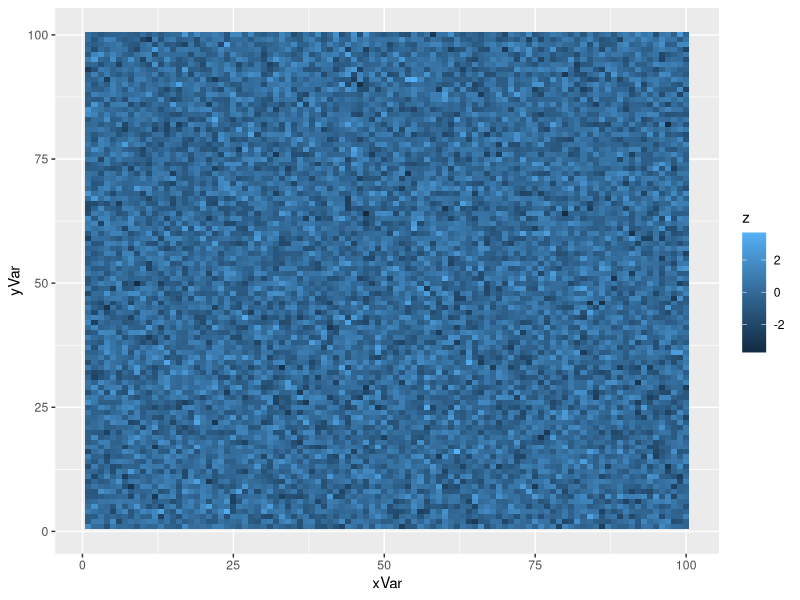
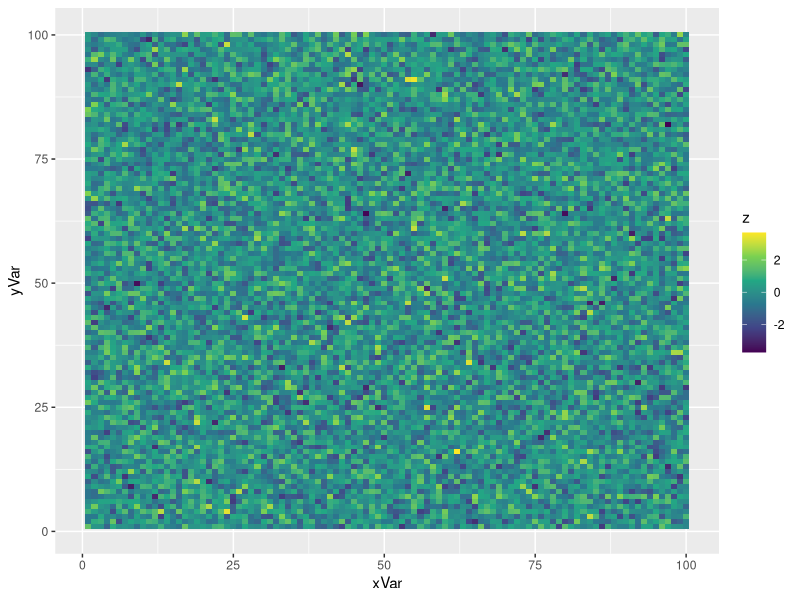
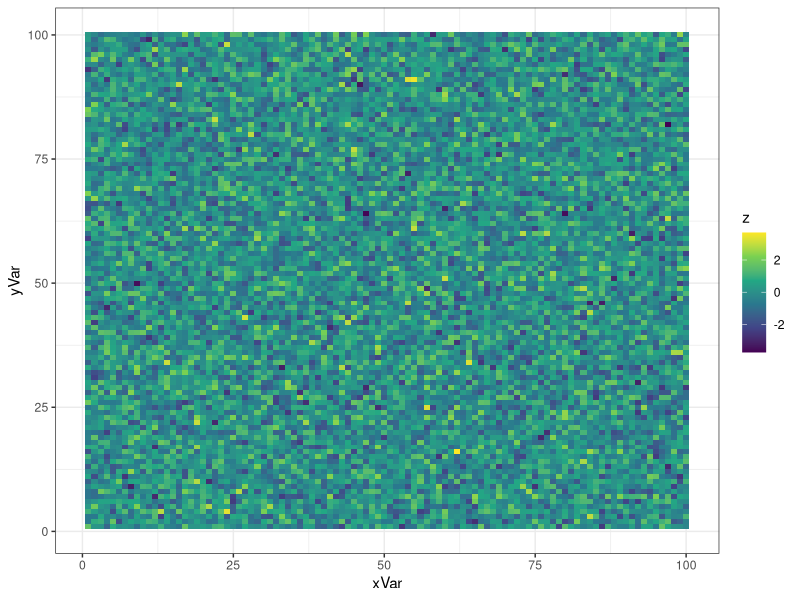
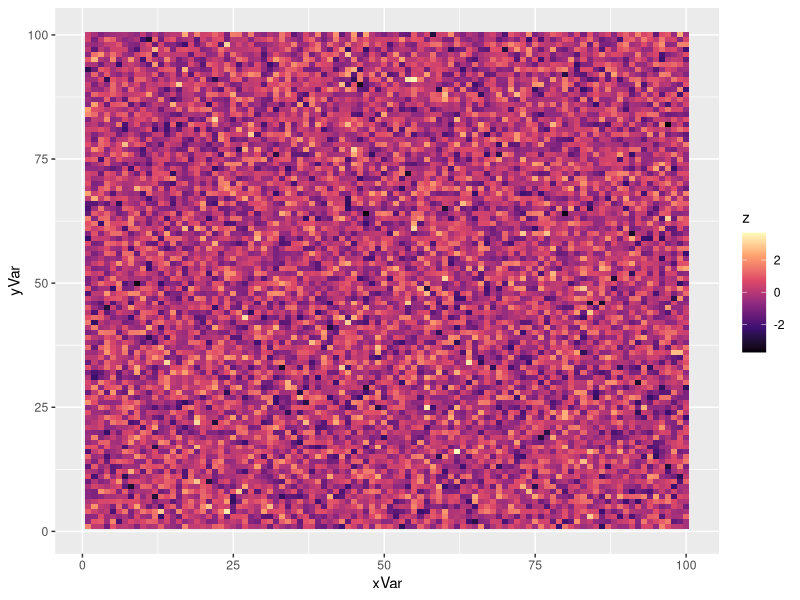
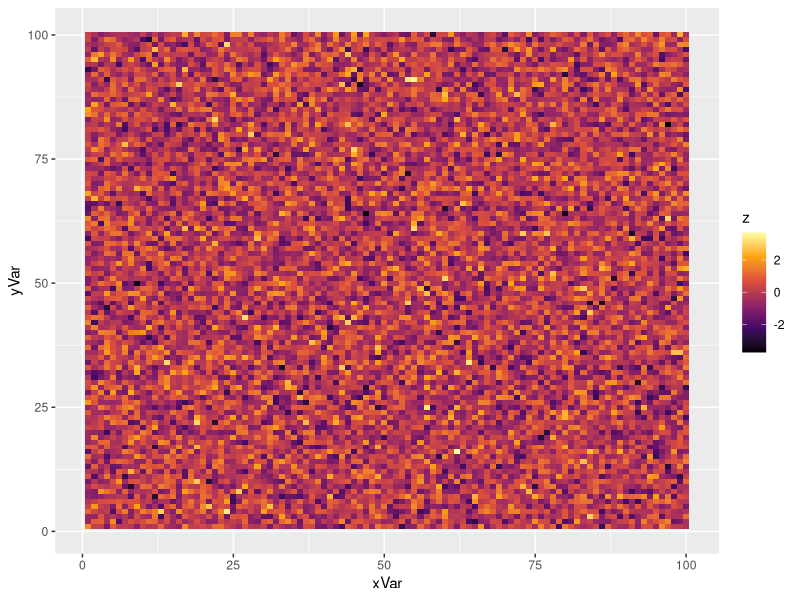
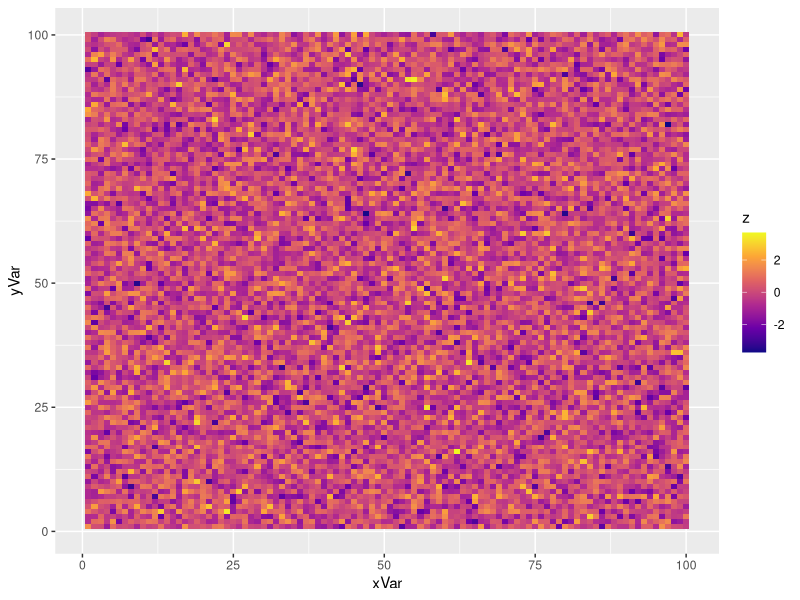
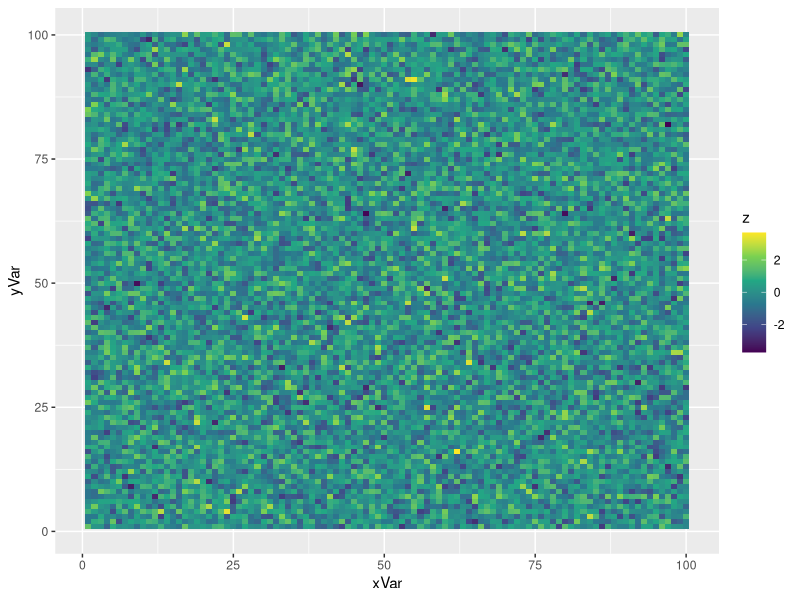
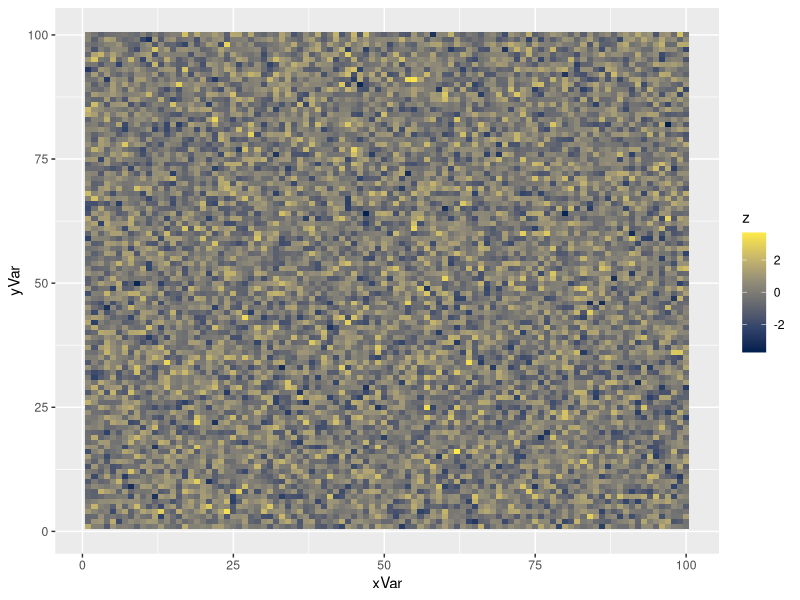

The R source for these figures, in order:
## ---- chunk 1
knitr::opts_chunk$set(echo = TRUE)
## ---- chunk 2
library(ggplot2)
library(TeachingDemos)
char2seed("Ozark")

# first create the data frame
dFrame <- expand.grid(xVar=1:100,yVar=1:100)
dFrame$z <- rnorm(10000)
## ---- chunk 3
p1 <- ggplot(data=dFrame,aes(x=xVar,y=yVar)) +
      geom_tile(aes(fill=z))
print(p1)
## ---- chunk 4

p2 <- ggplot(data=dFrame,aes(x=xVar,y=yVar)) +
      geom_tile(aes(fill=z)) + 
scale_fill_viridis_c()
print(p2)
## ---- chunk 5
p3 <- ggplot(data=dFrame,aes(x=xVar,y=yVar)) +
      geom_tile(aes(fill=z)) + 
      scale_fill_viridis_c() +
  theme_bw() #hmm, why isn't this working?
print(p3)

## ---- chunk 6
p4 <- ggplot(data=dFrame,aes(x=xVar,y=yVar)) +
      geom_tile(aes(fill=z))  
p4 + scale_fill_viridis_c(option="magma") # "A" option
p4 + scale_fill_viridis_c(option="inferno") # "B" option
p4 + scale_fill_viridis_c(option="plasma") # "C" option
p4 + scale_fill_viridis_c(option="viridis") # "D" (default) option
p4 + scale_fill_viridis_c(option="cividis") # "E" option



## ---- chunk 7

p5 <- ggplot(data=mpg,aes(x=cty,y=hwy,color=as.factor(cyl))) +
geom_point() +
geom_jitter() +
scale_color_viridis_d(option="C")
print(p5)
